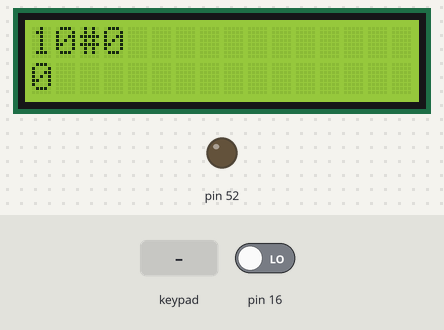
The sketch below on a simulated Arduino Mega 2560, built with avr-gcc and run on an emulated ATmega2560. On the bench: 16×2 character LCD, output pins drawn as LEDs (lit = HIGH). The test bench sets the inputs (shaded band); at power-on: pin 16 LOW.

Above: at 3.3 s.
3.4 s: key '*' pressed
At 4.0 s:
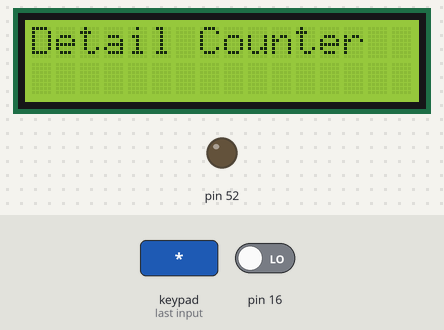
4.9 s: keypad keys 8 9 1 0 1 1 A pressed 0.4 s apart
At 8.6 s:
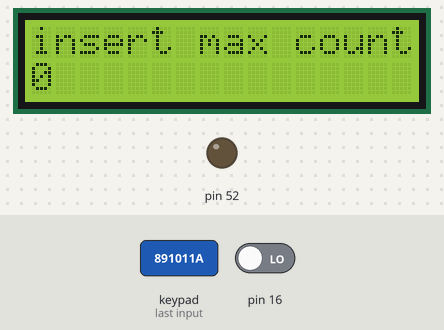
9.2 s: key '1' pressed
At 10.0 s:
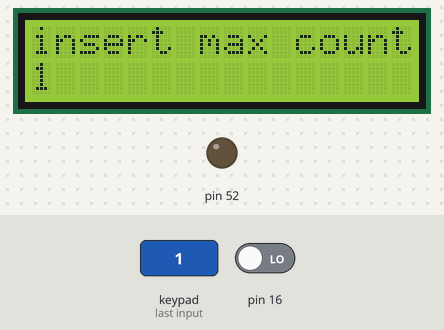
10.7 s: keypad keys 8 9 1 0 1 1 pressed 0.4 s apart
At 13.6 s:
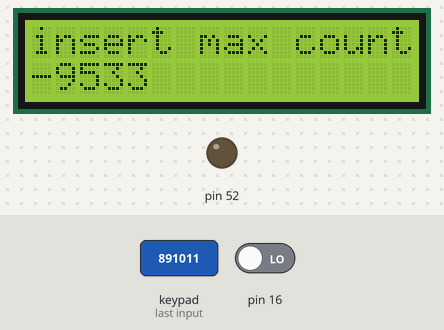
Timing chart, 0 to 15.1 s (numbered marks = the images above; inputs shaded):
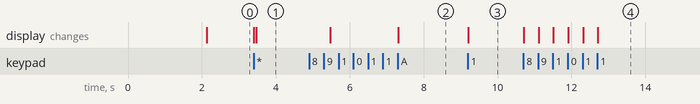

Measured:
- after the input at 3.4 s, the display: first changes at once (image 1 shows a later state)
- after the input at 4.9 s, the display: first differs from a run without the input after 2.4 s (image 2)
- after the input at 9.2 s, the display: changes at once (image 3)
- after the input at 10.7 s, the display: first changes at once (image 4 shows a later state)

The sketch:

main.ino
```cpp
#include <LiquidCrystal.h>
#include <Keypad.h>
LiquidCrystal lcd(2, 3, 4, 5, 6, 7);  //  Объявляем объект библиотеки, указывая выводы дисплея (RS,E,D4,D5,D6,D7)

// [16; 25] - входы  IR сенсоров

// логические для подсчёта
bool Free = false;
bool FreePrev = true;
// текущее количество
int Counter = 0;
// максимальное количество до звукового сигнала
int detailMaxCount = 10;
// задержка после пролёта в мс
int delayAfterCountMsec = 0;
// текущий режим работы
bool counterInputMode = false;
bool delayInputMode = false;

const byte ROWS = 4; // 4 строки
const byte COLS = 4; // 4 столбца
char keys[ROWS][COLS] = {
  {'1', '2', '3', 'A'},
  {'4', '5', '6', 'B'},
  {'7', '8', '9', 'C'},
  {'*', '0', '#', 'D'}
};
byte rowPins[ROWS] = {8, 9, 10, 11};
byte colPins[COLS] = {12, 13, 14, 15};
Keypad keypad = Keypad( makeKeymap(keys), rowPins, colPins, ROWS, COLS );

void clearScreen()
{
    lcd.clear();
  // экран
  lcd.begin(16, 2);
  lcd.setCursor(0, 0);
  lcd.print("Detail Counter");
  delay(2000);
  lcd.clear();
  lcd.setCursor(0, 0);
  lcd.print(detailMaxCount);
  lcd.print("#");
  lcd.print(delayAfterCountMsec);
  lcd.setCursor(0, 1);
  lcd.print(0);
  return;
}
void readMaxCountMode()
{
    char key = keypad.getKey();
    if (key == 'A') // закончить установку значения
    {
      counterInputMode = false;
      clearScreen();
      return;
    }
    if (key == '0' || key == '1' || key == '2' ||
    key == '3' || key == '4' || key == '5' ||
    key == '6' || key == '7' || key == '8' ||
    key == '9')
    {
      int currentDigit = atoi(&key);
      detailMaxCount = detailMaxCount * 10 + currentDigit;
      lcd.clear();
      lcd.setCursor(0, 0);
      lcd.print("insert max count");
      lcd.setCursor(0, 1);
      lcd.print(detailMaxCount);
    }
    return;
}

void readDelayAfterCountMode()
{
    char key = keypad.getKey();
    if (key == 'B') // закончить установку значения
    {
      delayInputMode = false;
      clearScreen();
      return;
    }
    if (key == '0' || key == '1' || key == '2' ||
    key == '3' || key == '4' || key == '5' ||
    key == '6' || key == '7' || key == '8' ||
    key == '9')
    {
      int currentDigit = atoi(&key);
      delayAfterCountMsec = delayAfterCountMsec * 10 + currentDigit;
      lcd.clear();
      lcd.setCursor(0, 0);
      lcd.print("insert delay ms");
      lcd.setCursor(0, 1);
      lcd.print(delayAfterCountMsec);
    }
    return;
}

void setup()
{
  // инфракрасные датчики - настройка пинов на чтение
  for (int i = 16; i < 26; i++)
  {
    pinMode(i, INPUT);
   }
   // пищалка
  pinMode(52, OUTPUT);
  digitalWrite(52, LOW);
// инициализация дисплея один раз
  lcd.begin(16, 2);
  // очистка дисплея
  clearScreen();
}

void loop()
{
  if (counterInputMode != false )
  {
    readMaxCountMode();
    return;
  }
if (delayInputMode != false)
{
  readDelayAfterCountMode();
  return;
  }
  char key = keypad.getKey();
  if (key == '*') // сброс
  {
    digitalWrite(52, LOW);
    clearScreen();
    Counter = 0;
    Free = 0;
    FreePrev = 1;
    return;
  }
  // настройка количества
  if (key == 'A')
  {
    counterInputMode = true;
    detailMaxCount = 0;
    lcd.clear();
    lcd.setCursor(0, 0);
    lcd.print("insert max count");
    lcd.setCursor(0, 1);
    lcd.print(detailMaxCount);
    return;
  }

  // настройка задержки
  if (key == 'B')
  {
    delayInputMode = true;
    delayAfterCountMsec = 0;
    lcd.clear();
    lcd.setCursor(0, 0);
    lcd.print("insert delay ms");
    lcd.setCursor(0, 1);
    lcd.print(delayAfterCountMsec);
    return;
  }

  // режим подсчёта
  Free = true;
  for (int i = 16; i < 26; i++)
  {
    Free = Free && digitalRead(i);
  }
  if (Free && !FreePrev)
  {
    // закончился пролёт детали
    Counter ++;
    lcd.clear();
    lcd.setCursor(0, 0);
    lcd.print(detailMaxCount);
    lcd.print("#");
    lcd.print(delayAfterCountMsec);
    lcd.setCursor(0, 1);
    lcd.print(Counter);
    if (Counter > detailMaxCount)
    digitalWrite(52, HIGH);
    if (delayAfterCountMsec != 0)
    delay(delayAfterCountMsec);
  }
  FreePrev = Free;
}
```
